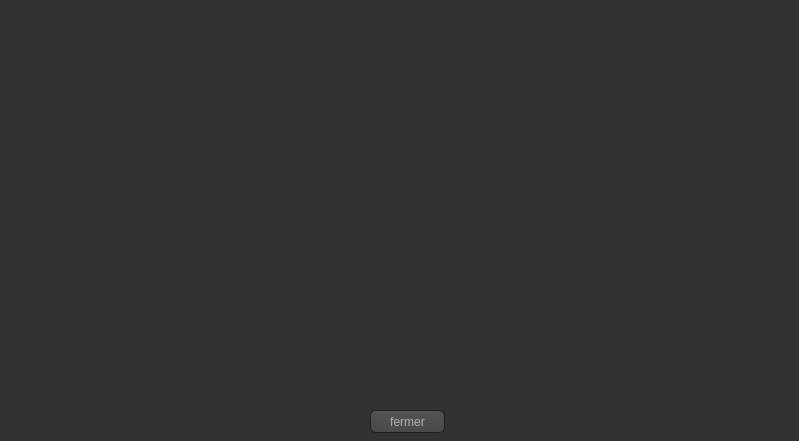
<?xml version="1.0" encoding="UTF-8"?>
<ui version="4.0">
 <class>Dialog_stats</class>
 <widget class="QDialog" name="Dialog_stats">
  <property name="geometry">
   <rect>
    <x>0</x>
    <y>0</y>
    <width>799</width>
    <height>441</height>
   </rect>
  </property>
  <property name="windowTitle">
   <string>Dialog</string>
  </property>
  <property name="styleSheet">
   <string notr="true">QCheckBox::indicator:checked, QRadioButton::indicator:checked
{
    border: 1px solid #444;
       background-color: #3995D7;
}


QToolTip
{
     border: 1px solid black;
     background-color:#3995D7;
     padding: 1px;
     border-radius: 3px;
     opacity: 100;
}

QWidget
{
    color: #b1b1b1;
    background-color: #323232;
}

QWidget:item:hover
{
    background-color: QLinearGradient( x1: 0, y1: 0, x2: 0, y2: 1, stop: 0#3995D7, stop: 1 #ca0619);
    color: #000000;
}

QWidget:item:selected
{
    background-color: QLinearGradient( x1: 0, y1: 0, x2: 0, y2: 1, stop: 0#3995D7, stop: 1 #d7801a);
}

QMenuBar::item
{
    background: transparent;
}

QMenuBar::item:selected
{
    background: transparent;
    border: 1px solid#3995D7;
}

QMenuBar::item:pressed
{
    background: #444;
    border: 1px solid #000;
    background-color: QLinearGradient(
        x1:0, y1:0,
        x2:0, y2:1,
        stop:1 #212121,
        stop:0.4 #343434/*,
        stop:0.2 #343434,
        stop:0.1#3995D7*/
    );
    margin-bottom:-1px;
    padding-bottom:1px;
}

QMenu
{
    border: 1px solid #000;
}

QMenu::item
{
    padding: 2px 20px 2px 20px;
}

QMenu::item:selected
{
    color: #000000;
}

QWidget:disabled
{
    color: #404040;
    background-color: #323232;
}

QAbstractItemView
{
    background-color: QLinearGradient( x1: 0, y1: 0, x2: 0, y2: 1, stop: 0 #4d4d4d, stop: 0.1 #646464, stop: 1 #5d5d5d);
}

QWidget:focus
{
    /*border: 2px solid QLinearGradient( x1: 0, y1: 0, x2: 0, y2: 1, stop: 0#3995D7, stop: 1 #d7801a);*/
}

QLineEdit
{
    background-color: QLinearGradient( x1: 0, y1: 0, x2: 0, y2: 1, stop: 0 #4d4d4d, stop: 0 #646464, stop: 1 #5d5d5d);
    padding: 1px;
    border-style: solid;
    border: 1px solid #1e1e1e;
    border-radius: 5;
}

QPushButton
{
    color: #b1b1b1;
    background-color: QLinearGradient( x1: 0, y1: 0, x2: 0, y2: 1, stop: 0 #565656, stop: 0.1 #525252, stop: 0.5 #4e4e4e, stop: 0.9 #4a4a4a, stop: 1 #464646);
    border-width: 1px;
    border-color: #1e1e1e;
    border-style: solid;
    border-radius: 6;
    padding: 3px;
    font-size: 12px;
    padding-left: 5px;
    padding-right: 5px;
}

QPushButton:pressed
{
    background-color: QLinearGradient( x1: 0, y1: 0, x2: 0, y2: 1, stop: 0 #2d2d2d, stop: 0.1 #2b2b2b, stop: 0.5 #292929, stop: 0.9 #282828, stop: 1 #252525);
}

QComboBox
{
    selection-background-color:#3995D7;
    background-color: QLinearGradient( x1: 0, y1: 0, x2: 0, y2: 1, stop: 0 #565656, stop: 0.1 #525252, stop: 0.5 #4e4e4e, stop: 0.9 #4a4a4a, stop: 1 #464646);
    border-style: solid;
    border: 1px solid #1e1e1e;
    border-radius: 5;
}

QComboBox:hover,QPushButton:hover
{
    border: 2px solid QLinearGradient( x1: 0, y1: 0, x2: 0, y2: 1, stop: 0#3995D7, stop: 1 #3995D7);
}


QComboBox:on
{
    padding-top: 3px;
    padding-left: 4px;
    background-color: QLinearGradient( x1: 0, y1: 0, x2: 0, y2: 1, stop: 0 #2d2d2d, stop: 0.1 #2b2b2b, stop: 0.5 #292929, stop: 0.9 #282828, stop: 1 #252525);
    selection-background-color:#3995D7;
}

QComboBox QAbstractItemView
{
    border: 2px solid darkgray;
    selection-background-color: QLinearGradient( x1: 0, y1: 0, x2: 0, y2: 1, stop: 0#3995D7, stop: 1 #d7801a);
}

QComboBox::drop-down
{
     subcontrol-origin: padding;
     subcontrol-position: top right;
     width: 15px;

     border-left-width: 0px;
     border-left-color: darkgray;
     border-left-style: solid; /* just a single line */
     border-top-right-radius: 3px; /* same radius as the QComboBox */
     border-bottom-right-radius: 3px;
 }

QComboBox::down-arrow
{
     image: url(:/down_arrow.png);
}

QGroupBox:focus
{
border: 2px solid QLinearGradient( x1: 0, y1: 0, x2: 0, y2: 1, stop: 0#3995D7, stop: 1 #d7801a);
}

QTextEdit:focus
{
    border: 2px solid QLinearGradient( x1: 0, y1: 0, x2: 0, y2: 1, stop: 0#3995D7, stop: 1 #d7801a);
}

QScrollBar:horizontal {
     border: 1px solid #222222;
     background: QLinearGradient( x1: 0, y1: 0, x2: 0, y2: 1, stop: 0.0 #121212, stop: 0.2 #282828, stop: 1 #484848);
     height: 7px;
     margin: 0px 16px 0 16px;
}

QScrollBar::handle:horizontal
{
      background: QLinearGradient( x1: 0, y1: 0, x2: 1, y2: 0, stop: 0#3995D7, stop: 0.5 #d7801a, stop: 1#3995D7);
      min-height: 20px;
      border-radius: 2px;
}

QScrollBar::add-line:horizontal {
      border: 1px solid #1b1b19;
      border-radius: 2px;
      background: QLinearGradient( x1: 0, y1: 0, x2: 1, y2: 0, stop: 0#3995D7, stop: 1 #d7801a);
      width: 14px;
      subcontrol-position: right;
      subcontrol-origin: margin;
}

QScrollBar::sub-line:horizontal {
      border: 1px solid #1b1b19;
      border-radius: 2px;
      background: QLinearGradient( x1: 0, y1: 0, x2: 1, y2: 0, stop: 0#3995D7, stop: 1 #d7801a);
      width: 14px;
     subcontrol-position: left;
     subcontrol-origin: margin;
}

QScrollBar::right-arrow:horizontal, QScrollBar::left-arrow:horizontal
{
      border: 1px solid black;
      width: 1px;
      height: 1px;
      background: white;
}

QScrollBar::add-page:horizontal, QScrollBar::sub-page:horizontal
{
      background: none;
}

QScrollBar:vertical
{
      background: QLinearGradient( x1: 0, y1: 0, x2: 1, y2: 0, stop: 0.0 #121212, stop: 0.2 #282828, stop: 1 #484848);
      width: 7px;
      margin: 16px 0 16px 0;
      border: 1px solid #222222;
}

QScrollBar::handle:vertical
{
      background: QLinearGradient( x1: 0, y1: 0, x2: 0, y2: 1, stop: 0#3995D7, stop: 0.5 #d7801a, stop: 1#3995D7);
      min-height: 20px;
      border-radius: 2px;
}

QScrollBar::add-line:vertical
{
      border: 1px solid #1b1b19;
      border-radius: 2px;
      background: QLinearGradient( x1: 0, y1: 0, x2: 0, y2: 1, stop: 0#3995D7, stop: 1 #d7801a);
      height: 14px;
      subcontrol-position: bottom;
      subcontrol-origin: margin;
}

QScrollBar::sub-line:vertical
{
      border: 1px solid #1b1b19;
      border-radius: 2px;
      background: QLinearGradient( x1: 0, y1: 0, x2: 0, y2: 1, stop: 0 #d7801a, stop: 1#3995D7);
      height: 14px;
      subcontrol-position: top;
      subcontrol-origin: margin;
}

QScrollBar::up-arrow:vertical, QScrollBar::down-arrow:vertical
{
      border: 1px solid black;
      width: 1px;
      height: 1px;
      background: white;
}


QScrollBar::add-page:vertical, QScrollBar::sub-page:vertical
{
      background: none;
}

QTextEdit
{
    background-color: #242424;
}

QPlainTextEdit
{
    background-color: #242424;
}

QHeaderView::section
{
    background-color: QLinearGradient(x1:0, y1:0, x2:0, y2:1, stop:0 #616161, stop: 0.5 #505050, stop: 0.6 #434343, stop:1 #656565);
    color: white;
    padding-left: 4px;
    border: 1px solid #6c6c6c;
}

QCheckBox:disabled
{
color: #414141;
}

QDockWidget::title
{
    text-align: center;
    spacing: 3px; /* spacing between items in the tool bar */
    background-color: QLinearGradient(x1:0, y1:0, x2:0, y2:1, stop:0 #323232, stop: 0.5 #242424, stop:1 #323232);
}

QDockWidget::close-button, QDockWidget::float-button
{
    text-align: center;
    spacing: 1px; /* spacing between items in the tool bar */
    background-color: QLinearGradient(x1:0, y1:0, x2:0, y2:1, stop:0 #323232, stop: 0.5 #242424, stop:1 #323232);
}

QDockWidget::close-button:hover, QDockWidget::float-button:hover
{
    background: #242424;
}

QDockWidget::close-button:pressed, QDockWidget::float-button:pressed
{
    padding: 1px -1px -1px 1px;
}

QMainWindow::separator
{
    background-color: QLinearGradient(x1:0, y1:0, x2:0, y2:1, stop:0 #161616, stop: 0.5 #151515, stop: 0.6 #212121, stop:1 #343434);
    color: white;
    padding-left: 4px;
    border: 1px solid #4c4c4c;
    spacing: 3px; /* spacing between items in the tool bar */
}

QMainWindow::separator:hover
{

    background-color: QLinearGradient(x1:0, y1:0, x2:0, y2:1, stop:0 #d7801a, stop:0.5 #b56c17 stop:1#3995D7);
    color: white;
    padding-left: 4px;
    border: 1px solid #6c6c6c;
    spacing: 3px; /* spacing between items in the tool bar */
}

QToolBar::handle
{
     spacing: 3px; /* spacing between items in the tool bar */
     background: url(:/images/handle.png);
}

QMenu::separator
{
    height: 2px;
    background-color: QLinearGradient(x1:0, y1:0, x2:0, y2:1, stop:0 #161616, stop: 0.5 #151515, stop: 0.6 #212121, stop:1 #343434);
    color: white;
    padding-left: 4px;
    margin-left: 10px;
    margin-right: 5px;
}

QProgressBar
{
    border: 2px solid grey;
    border-radius: 5px;
    text-align: center;
}

QProgressBar::chunk
{
    background-color:#3995D7;
    width: 2.15px;
    margin: 0.5px;
}

QTabBar::tab {
    color: #b1b1b1;
    border: 1px solid #444;
    border-bottom-style: none;
    background-color: #323232;
    padding-left: 10px;
    padding-right: 10px;
    padding-top: 3px;
    padding-bottom: 2px;
    margin-right: -1px;
}

QTabWidget::pane {
    border: 1px solid #444;
    top: 1px;
}

QTabBar::tab:last
{
    margin-right: 0; /* the last selected tab has nothing to overlap with on the right */
    border-top-right-radius: 3px;
}

QTabBar::tab:first:!selected
{
 margin-left: 0px; /* the last selected tab has nothing to overlap with on the right */


    border-top-left-radius: 3px;
}

QTabBar::tab:!selected
{
    color: #b1b1b1;
    border-bottom-style: solid;
    margin-top: 3px;
    background-color: QLinearGradient(x1:0, y1:0, x2:0, y2:1, stop:1 #212121, stop:.4 #343434);
}

QTabBar::tab:selected
{
    border-top-left-radius: 3px;
    border-top-right-radius: 3px;
    margin-bottom: 0px;
}

QTabBar::tab:!selected:hover
{
    /*border-top: 2px solid#3995D7;
    padding-bottom: 3px;*/
    border-top-left-radius: 3px;
    border-top-right-radius: 3px;
    background-color: QLinearGradient(x1:0, y1:0, x2:0, y2:1, stop:1 #212121, stop:0.4 #343434, stop:0.2 #343434, stop:0.1#3995D7);
}

QRadioButton::indicator:checked, QRadioButton::indicator:unchecked{
    color: #b1b1b1;
    background-color: #323232;
    border: 1px solid #b1b1b1;
    border-radius: 6px;
}

QRadioButton::indicator:checked
{
    background-color: qradialgradient(
        cx: 0.5, cy: 0.5,
        fx: 0.5, fy: 0.5,
        radius: 1.0,
        stop: 0.25#3995D7,
        stop: 0.3 #323232
    );
}

QCheckBox::indicator{
    color: #b1b1b1;
    background-color: #323232;
    border: 1px solid #b1b1b1;
    width: 9px;
    height: 9px;
}

QRadioButton::indicator
{
    border-radius: 6px;
}

QRadioButton::indicator:hover, QCheckBox::indicator:hover
{
    border: 1px solid#3995D7;
}

QCheckBox::indicator:checked
{
    image:url(:/images/checkbox.png);
}

QCheckBox::indicator:disabled, QRadioButton::indicator:disabled
{
    border: 1px solid #444;
}</string>
  </property>
  <widget class="QPushButton" name="pushButton">
   <property name="geometry">
    <rect>
     <x>370</x>
     <y>410</y>
     <width>75</width>
     <height>23</height>
    </rect>
   </property>
   <property name="text">
    <string>fermer</string>
   </property>
  </widget>
  <widget class="QCustomPlot" name="plot" native="true">
   <property name="geometry">
    <rect>
     <x>0</x>
     <y>0</y>
     <width>801</width>
     <height>401</height>
    </rect>
   </property>
  </widget>
 </widget>
 <customwidgets>
  <customwidget>
   <class>QCustomPlot</class>
   <extends>QWidget</extends>
   <header location="global">qcustomplot.h</header>
   <container>1</container>
  </customwidget>
 </customwidgets>
 <resources/>
 <connections/>
</ui>
